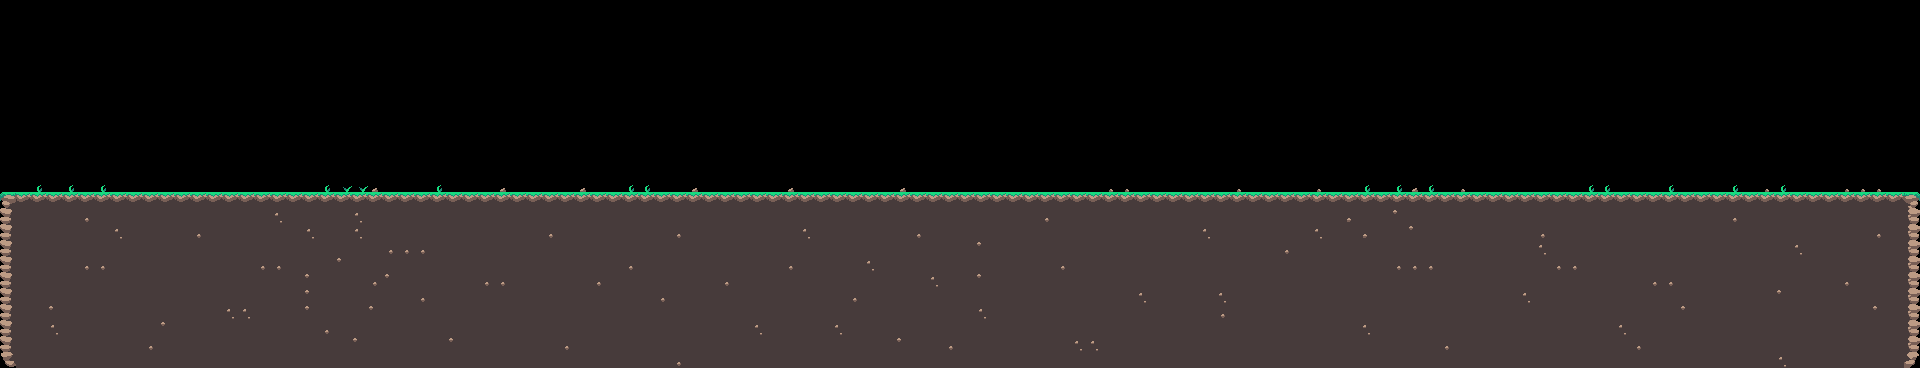

Below is a game level as drawn by its tile map, then a one-line description and the .tmx that defines it (tile-layer data replaced by summaries):
An orthogonal 120x23 tile map with 16x16 px tiles, 1 tile layer (ground) and 11 objects (9x BuildingSpot, 2x Other).

<map version="1.9" tiledversion="1.9.2" orientation="orthogonal" renderorder="right-down" width="120" height="23" tilewidth="16" tileheight="16" infinite="0" nextlayerid="3" nextobjectid="34">
 <tileset firstgid="1" source="1_village.tsx" />
 <layer id="1" name="ground" width="120" height="23">
  <data>[2760 cells, 1398 non-empty, 17 distinct tile ids]</data>
 </layer>
 <objectgroup id="2" name="objects">
  <object id="21" name="Center" class="BuildingSpot" x="888" y="144" width="144" height="48" />
  <object id="22" name="Armory" class="BuildingSpot" x="1032" y="152" width="112" height="40" />
  <object id="23" name="Arsenal" class="BuildingSpot" x="776" y="152" width="112" height="40" />
  <object id="24" name="Tower" class="BuildingSpot" x="1144" y="144" width="96" height="48" />
  <object id="25" name="Farm" class="BuildingSpot" x="448" y="168" width="160" height="24" />
  <object id="27" name="Tower" class="BuildingSpot" x="680" y="144" width="96" height="48" />
  <object id="28" name="Slum" class="Other" x="360" y="168" width="48" height="24" />
  <object id="29" name="Slum" class="Other" x="1688" y="168" width="48" height="24" />
  <object id="30" name="Farm" class="BuildingSpot" x="1472" y="168" width="160" height="24" />
  <object id="31" name="Farm" class="BuildingSpot" x="152" y="168" width="160" height="24" />
  <object id="33" name="Locomotive" class="BuildingSpot" x="1240" y="144" width="112" height="48" />
 </objectgroup>
</map>